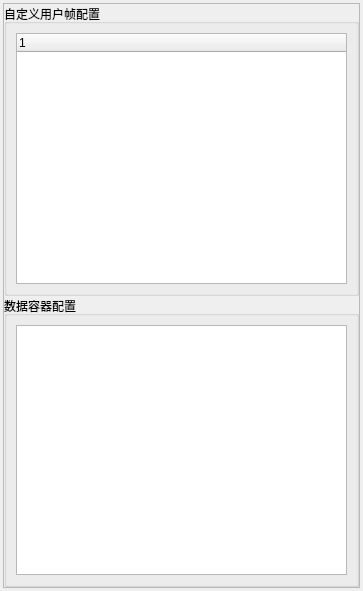
<?xml version="1.0" encoding="UTF-8"?>
<ui version="4.0">
 <class>userConfUI</class>
 <widget class="QWidget" name="userConfUI">
  <property name="geometry">
   <rect>
    <x>0</x>
    <y>0</y>
    <width>363</width>
    <height>591</height>
   </rect>
  </property>
  <property name="sizePolicy">
   <sizepolicy hsizetype="Expanding" vsizetype="Expanding">
    <horstretch>0</horstretch>
    <verstretch>0</verstretch>
   </sizepolicy>
  </property>
  <property name="windowTitle">
   <string>Form</string>
  </property>
  <property name="styleSheet">
   <string notr="true">background:</string>
  </property>
  <layout class="QVBoxLayout" name="verticalLayout" stretch="0">
   <property name="spacing">
    <number>0</number>
   </property>
   <property name="leftMargin">
    <number>3</number>
   </property>
   <property name="topMargin">
    <number>3</number>
   </property>
   <property name="rightMargin">
    <number>3</number>
   </property>
   <property name="bottomMargin">
    <number>3</number>
   </property>
   <item>
    <widget class="QFrame" name="frame">
     <property name="frameShape">
      <enum>QFrame::StyledPanel</enum>
     </property>
     <layout class="QVBoxLayout" name="verticalLayout_4">
      <property name="spacing">
       <number>0</number>
      </property>
      <property name="leftMargin">
       <number>0</number>
      </property>
      <property name="topMargin">
       <number>0</number>
      </property>
      <property name="rightMargin">
       <number>0</number>
      </property>
      <property name="bottomMargin">
       <number>0</number>
      </property>
      <item>
       <widget class="QGroupBox" name="groupBox_2">
        <property name="sizePolicy">
         <sizepolicy hsizetype="Expanding" vsizetype="Expanding">
          <horstretch>0</horstretch>
          <verstretch>0</verstretch>
         </sizepolicy>
        </property>
        <property name="title">
         <string>自定义用户帧配置</string>
        </property>
        <layout class="QVBoxLayout" name="verticalLayout_3">
         <item>
          <widget class="QTreeWidget" name="frameconf">
           <column>
            <property name="text">
             <string notr="true">1</string>
            </property>
           </column>
          </widget>
         </item>
        </layout>
       </widget>
      </item>
      <item>
       <widget class="QGroupBox" name="groupBox">
        <property name="sizePolicy">
         <sizepolicy hsizetype="Expanding" vsizetype="Expanding">
          <horstretch>0</horstretch>
          <verstretch>0</verstretch>
         </sizepolicy>
        </property>
        <property name="title">
         <string>数据容器配置</string>
        </property>
        <layout class="QVBoxLayout" name="verticalLayout_2">
         <item>
          <widget class="QTableWidget" name="dataconf"/>
         </item>
        </layout>
       </widget>
      </item>
     </layout>
    </widget>
   </item>
  </layout>
 </widget>
 <resources/>
 <connections/>
</ui>
